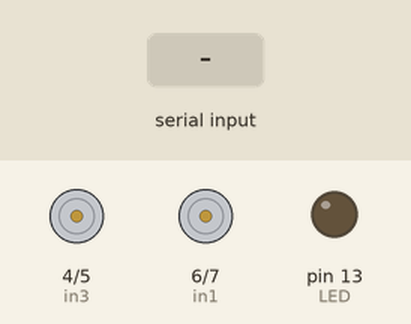
Bench run of a sketch on a simulated Arduino Uno, built with avr-gcc and run on an emulated ATmega328P. Parts: motor-driver pin pairs drawn as motors (green arrow = first pin HIGH = forward, orange = second pin HIGH = backward, longer = more drive), output pins drawn as LEDs (lit = HIGH). Inputs (shaded band) come from the test bench.

Above: at 1.2 s.
1.3 s: "F" received over the second serial link
At 2.1 s:
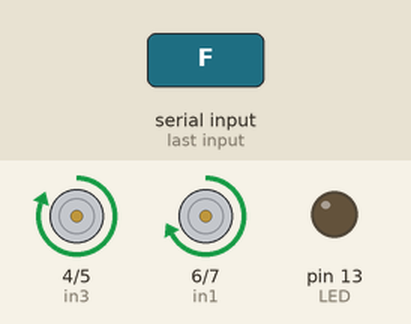
2.8 s: "B" received over the second serial link
At 3.2 s:
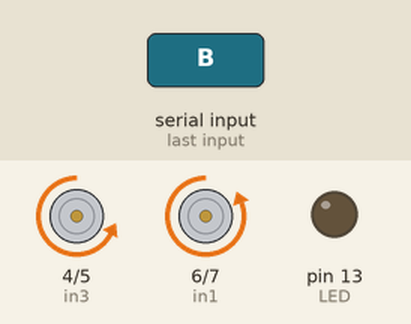
4.3 s: "L" received over the second serial link
At 5.5 s:
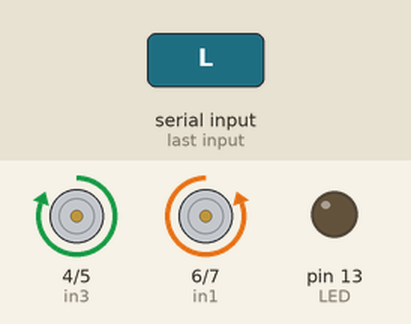
5.8 s: "R" received over the second serial link
At 6.7 s:
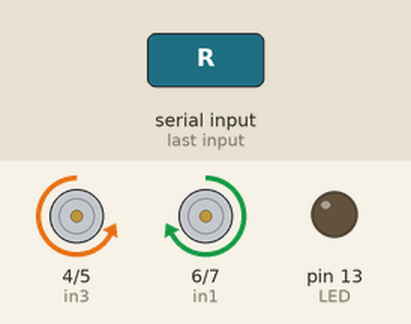
7.3 s: "G" received over the second serial link
At 7.9 s:
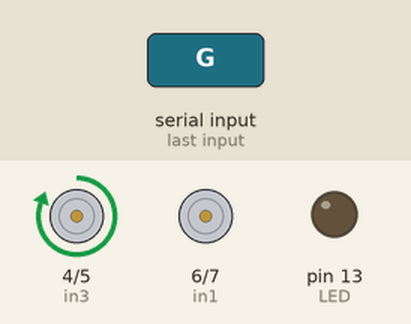
8.8 s: "I" received over the second serial link
At 10.2 s:
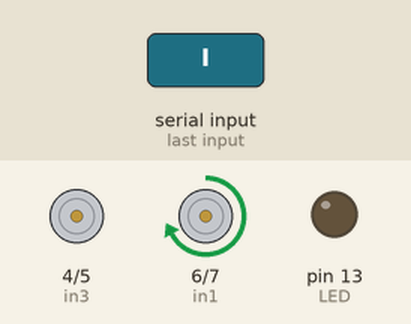
Timing chart, 0 to 11.3 s (numbered marks = the images above; inputs shaded):
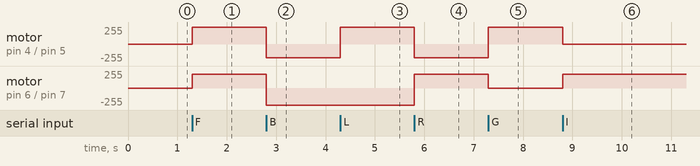

The sketch:

FOOD_SERVING_ROBOT.ino
```cpp
#define in1 6 //L298n Motor Driver pins.
#define in2 7
#define in3 4
#define in4 5
#define LED 13
#include <SoftwareSerial.h>

SoftwareSerial mySerial(3, 2); // RX, TX
int command; //Int to store app command state.
int Speed = 204; // 0 - 255.
int Speedsec;
int buttonState = 0;
int lastButtonState = 0;
int Turnradius = 0; //Set the radius of a turn, 0 - 255 Note:the robot will malfunction if this is higher than int Speed.
int brakeTime = 45;
int brkonoff = 1; //1 for the electronic braking system, 0 for normal.
void setup() {
   while (!Serial) {
    ; // wait for serial port to connect. Needed for native USB port only
  }
  mySerial.begin(9600);
  pinMode(in1, OUTPUT);
  pinMode(in2, OUTPUT);
  pinMode(in3, OUTPUT);
  pinMode(in4, OUTPUT);
  pinMode(LED, OUTPUT); //Set the LED pin.
  Serial.begin(9600);  //Set the baud rate to your Bluetooth module.
}

void loop() {
  if (mySerial.available() > 0) {
    command = mySerial.read();
    Stop(); //Initialize with motors stoped.
    switch (command) {
      case 'F':
        forward();
        break;
      case 'B':
        back();
        break;
      case 'L':
        left();
        break;
      case 'R':
        right();
        break;
      case 'G':
        forwardleft();
        break;
      case 'I':
        forwardright();
        break;
      case 'H':
        backleft();
        break;
      case 'J':
        backright();
        break;
      case '0':
        Speed = 100;
        break;
      case '1':
        Speed = 140;
        break;
      case '2':
        Speed = 153;
        break;
      case '3':
        Speed = 165;
        break;
      case '4':
        Speed = 178;
        break;
      case '5':
        Speed = 191;
        break;
      case '6':
        Speed = 204;
        break;
      case '7':
        Speed = 216;
        break;


      case '8':
        Speed = 229;
        break;
      case '9':
        Speed = 242;
        break;
      case 'q':
        Speed = 255;
        break;
    }
   Speedsec = Turnradius;
   if (brkonoff == 1) {
    brakeOn();
    } else {
      brakeOff();
    }
  }
}

void forward() {
  analogWrite(in1, Speed);
  analogWrite(in3, Speed);
}

void back() {
  analogWrite(in2, Speed);
  analogWrite(in4, Speed);
}

void left() {
  analogWrite(in3, Speed);
  analogWrite(in2, Speed);
}

void right() {
  analogWrite(in4, Speed);
  analogWrite(in1, Speed);
}
void forwardleft() {
  analogWrite(in1, Speedsec);
  analogWrite(in3, Speed);
}
void forwardright() {
  analogWrite(in1, Speed);
  analogWrite(in3, Speedsec);
}
void backright() {
  analogWrite(in2, Speed);
  analogWrite(in4, Speedsec);
}
void backleft() {
  analogWrite(in2, Speedsec);
  analogWrite(in4, Speed);
}

void Stop() {
  analogWrite(in1, 0);
  analogWrite(in2, 0);
  analogWrite(in3, 0);
  analogWrite(in4, 0);
}

void brakeOn() {
  //Here's the future use: an electronic braking system!
  // read the pushbutton input pin:
  buttonState = command;
  // compare the buttonState to its previous state
  if (buttonState != lastButtonState) {
    // if the state has changed, increment the counter
    if (buttonState == 'S') {
      if (lastButtonState != buttonState) {
        digitalWrite(in1, HIGH);
        digitalWrite(in2, HIGH);
        digitalWrite(in3, HIGH);
        digitalWrite(in4, HIGH);
        delay(brakeTime);
        Stop();
      }
    }
    // save the current state as the last state,
    //for next time through the loop
    lastButtonState = buttonState;
  }
}
void brakeOff() {

}
```

Measured:
- after the input at 1.3 s, motor on pin 4 (in3) / pin 5 (in4): stopped → forward 255/255 at once; motor on pin 6 (in1) / pin 7 (in2): stopped → forward 204/255 at once
- after the input at 2.8 s, motor on pin 4 (in3) / pin 5 (in4): forward 255/255 → backward 204/255 at once; motor on pin 6 (in1) / pin 7 (in2): forward 204/255 → backward 255/255 at once
- after the input at 4.3 s, motor on pin 4 (in3) / pin 5 (in4): backward 204/255 → forward 255/255 at once
- after the input at 5.8 s, motor on pin 4 (in3) / pin 5 (in4): forward 255/255 → backward 204/255 at once; motor on pin 6 (in1) / pin 7 (in2): backward 255/255 → forward 204/255 at once
- after the input at 7.3 s, motor on pin 4 (in3) / pin 5 (in4): backward 204/255 → forward 255/255 at once; motor on pin 6 (in1) / pin 7 (in2): forward 204/255 → stopped at once
- after the input at 8.8 s, motor on pin 4 (in3) / pin 5 (in4): forward 255/255 → stopped at once; motor on pin 6 (in1) / pin 7 (in2): stopped → forward 204/255 at once
